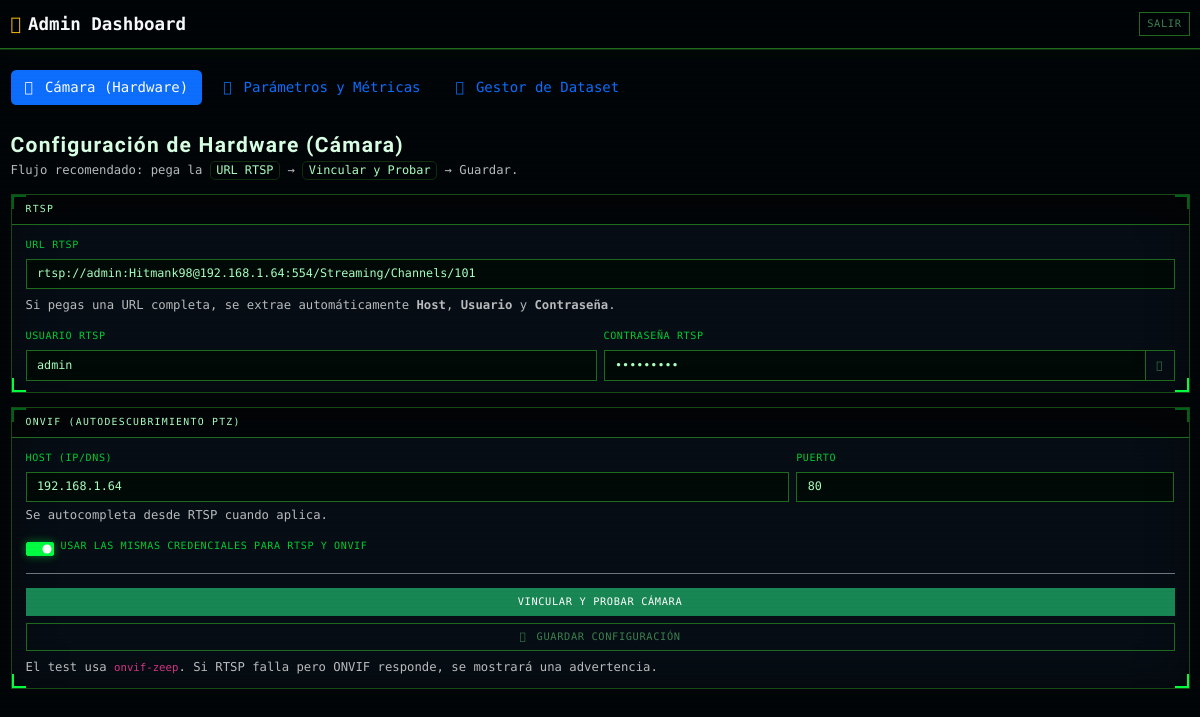
Page /admin_dashboard (signed in) on the committed database.
### src/system_core.py (models this page shows, shortened)
class CameraConfig(db.Model):
    __tablename__ = "camera_config"
    id = db.Column(db.Integer, primary_key=True)
    camera_type = db.Column(db.String(10), nullable=False, default="fixed")
    rtsp_url = db.Column(db.String(500), nullable=True)
    rtsp_username = db.Column(db.String(120), nullable=True)
    rtsp_password = db.Column(db.String(120), nullable=True)
    onvif_host = db.Column(db.String(120), nullable=True)
    onvif_port = db.Column(db.Integer, nullable=False, default=80)
    onvif_username = db.Column(db.String(120), nullable=True)
    onvif_password = db.Column(db.String(120), nullable=True)
    updated_at = db.Column(db.DateTime, nullable=False, default=datetime.utcnow, onupdate=datetime.utcnow)

### app.py (the view)
@app.get("/admin_dashboard")
@login_required
@role_required("admin")
def admin_dashboard():
    cfg = get_or_create_camera_config()
    params = get_model_params()
    return render_template("admin.html", cfg=cfg, model_params=params)

### app.py (called while the page is built, shortened)
@app.before_request
def _volatile_sessions():
    session.permanent = False

@login_manager.user_loader
def load_user(user_id: str):
    return db.session.get(User, int(user_id))

def role_required(*roles: str):
    def decorator(fn):
        @wraps(fn)
        def wrapper(*args, **kwargs):
            if not current_user.is_authenticated:
                return login_manager.unauthorized()
            if current_user.role not in roles:
                flash("Acceso denegado: permisos insuficientes.", "danger")
                return redirect(url_for("index"))
            return fn(*args, **kwargs)
        return wrapper
    return decorator

def sync_onvif_config_from_env(cfg: CameraConfig) -> CameraConfig:
    changed = False
    host = (ONVIF_CONFIG.get("host") or "").strip()
    username = (ONVIF_CONFIG.get("username") or "").strip()
    password = (ONVIF_CONFIG.get("password") or "").strip()
    try:
        port_env = int(ONVIF_CONFIG.get("port") or 80)
    except Exception:
        port_env = 80
    if not (cfg.onvif_host or "").strip() and host:
        cfg.onvif_host = host
        changed = True
    if not (cfg.onvif_username or "").strip() and username:
        cfg.onvif_username = username
        changed = True
    if not (cfg.onvif_password or "").strip() and password:
        cfg.onvif_password = password
        changed = True
    if not cfg.onvif_port:
        cfg.onvif_port = int(port_env or 80)
        changed = True
    if changed:
        db.session.commit()
    return cfg

def get_or_create_camera_config() -> CameraConfig:
    cfg = CameraConfig.query.order_by(CameraConfig.id.asc()).first()
    if cfg:
        return sync_onvif_config_from_env(cfg)

def get_model_params() -> dict:
    with model_params_lock:
        return dict(MODEL_PARAMS)

### templates/admin.html (shortened to what this page needs)
<!DOCTYPE html>
<html lang="es">
<head>
    <link href="https://cdn.jsdelivr.net/npm/bootstrap@5.3.3/dist/css/bootstrap.min.css" rel="stylesheet" />
    <link rel="stylesheet" href="https://cdnjs.cloudflare.com/ajax/libs/font-awesome/6.5.2/css/all.min.css" />
    <link rel="stylesheet" href="/static/style.css" />
</head>
<body>
    <nav class="navbar navbar-expand-lg sticky-top">
        <div class="container-fluid">
            <span class="navbar-brand text-light fw-bold">
                <i class="fa-solid fa-screwdriver-wrench me-2 text-warning"></i>Admin Dashboard
            </span>
            <div class="ms-auto">
                <a class="btn btn-sm btn-outline-light" href="{{ url_for('logout') }}">Salir</a>
            </div>
        </div>
    </nav>
    <div class="container-fluid py-4" style="max-width: 1280px;">
        <ul class="nav nav-pills gap-2 mb-3" id="adminMainTabs" role="tablist">
            <li class="nav-item" role="presentation">
                <button class="nav-link active" id="tab-camera" data-bs-toggle="tab" data-bs-target="#pane-camera" type="button" role="tab">
                    <i class="fa-solid fa-camera me-1"></i> Cámara (Hardware)
                </button>
            </li>
            <li class="nav-item" role="presentation">
                <button class="nav-link" id="tab-params" data-bs-toggle="tab" data-bs-target="#pane-params" type="button" role="tab">
                    <i class="fa-solid fa-sliders me-1"></i> Parámetros y Métricas
                </button>
            </li>
            <li class="nav-item" role="presentation">
                <button class="nav-link" id="tab-dataset" data-bs-toggle="tab" data-bs-target="#pane-dataset" type="button" role="tab">
                    <i class="fa-solid fa-images me-1"></i> Gestor de Dataset
                </button>
            </li>
        </ul>
        <div class="tab-content">
            <div class="tab-pane fade show active" id="pane-camera" role="tabpanel" aria-labelledby="tab-camera">
                <div class="row g-3">
                    <div class="col-12 col-xxl-10">
                        <div class="d-flex flex-wrap justify-content-between align-items-end gap-2 mb-3">
                            <div>
                                <h4 class="fw-bold mb-1">Configuración de Hardware (Cámara)</h4>
                                <div class="form-hint">
                                    Flujo recomendado: pega la <span class="kbd-pill">URL RTSP</span> → <span class="kbd-pill">Vincular y Probar</span> → Guardar.
                                </div>
                            </div>
                        </div>
                        <form class="row g-3" method="post" action="{{ url_for('admin_camera') }}" autocomplete="off" id="cameraForm">
                            <div class="col-12">
                                <div class="card position-relative" id="rtspCard">
                                    <div class="card-header d-flex justify-content-between align-items-center">
                                        <span>RTSP</span>
                                    </div>
                                    <div class="card-body">
                                        <label class="form-label" for="rtsp_url">URL RTSP</label>
                                        <input class="form-control" id="rtsp_url" name="rtsp_url" placeholder="rtsp://admin:pass@192.168.1.108:554/stream"
                                               value="{{ cfg.rtsp_url or '' }}" autocomplete="off" />
                                        <div class="form-hint mt-2">
                                            Si pegas una URL completa, se extrae automáticamente <b>Host</b>, <b>Usuario</b> y <b>Contraseña</b>.
                                        </div>
                                        <div class="row g-2 mt-2">
                                            <div class="col-md-6">
                                                <label class="form-label" for="rtsp_username">Usuario RTSP</label>
                                                <input class="form-control" id="rtsp_username" name="rtsp_username" value="{{ cfg.rtsp_username or '' }}" autocomplete="off" />
                                            </div>
                                            <div class="col-md-6">
                                                <label class="form-label" for="rtsp_password">Contraseña RTSP</label>
                                                <div class="input-group">
                                                    <input class="form-control" id="rtsp_password" name="rtsp_password" type="password" value="{{ cfg.rtsp_password or '' }}" autocomplete="off" />
                                                    <button class="btn btn-outline-light" type="button" data-toggle-password="#rtsp_password" aria-label="Mostrar contraseña RTSP">
                                                        <i class="fa-solid fa-eye"></i>
                                                    </button>
                                                </div>
                                            </div>
                                        </div>
                                    </div>
                                </div>
                            </div>
                            <div class="col-12">
                                <div class="card position-relative" id="onvifCard">
                                    <div class="card-header d-flex justify-content-between align-items-center">
                                        <span>ONVIF (Autodescubrimiento PTZ)</span>
                                    </div>
                                    <div class="card-body">
                                        <div class="row g-2">
                                            <div class="col-md-8">
                                                <label class="form-label" for="onvif_host">Host (IP/DNS)</label>
                                                <input class="form-control" id="onvif_host" name="onvif_host" placeholder="192.168.1.108"
                                                       value="{{ cfg.onvif_host or '' }}" autocomplete="off" />
                                                <div class="form-hint mt-1">Se autocompleta desde RTSP cuando aplica.</div>
                                            </div>
                                            <div class="col-md-4">
                                                <label class="form-label" for="onvif_port">Puerto</label>
                                                <input class="form-control" id="onvif_port" name="onvif_port" list="onvifPortList" inputmode="numeric"
                                                       value="{{ cfg.onvif_port or 80 }}" autocomplete="off" />
                                            </div>
                                        </div>
                                        <div class="form-check form-switch mt-3">
                                            <input class="form-check-input" type="checkbox" role="switch" id="sameCreds" checked />
                                            <label class="form-check-label" for="sameCreds">
                                                Usar las mismas credenciales para RTSP y ONVIF
                                            </label>
                                        </div>
                                        <hr class="border-secondary my-3" />
                                        <div class="d-grid gap-2">
                                            <button class="btn btn-success" type="button" id="btnLinkTest">
                                                Vincular y Probar Cámara
                                            </button>
                                            <button class="btn btn-outline-light" type="submit" id="btnSave">
                                                <i class="fa-solid fa-floppy-disk me-1"></i> Guardar configuración
                                            </button>
                                        </div>
                                        <div class="form-hint mt-2">
                                            El test usa <code>onvif-zeep</code>. Si RTSP falla pero ONVIF responde, se mostrará una advertencia.
                                        </div>
                                    </div>
                                </div>
                            </div>
                        </form>
                    </div>
                </div>
            </div>
        </div>
    </div>
</body>
</html>

### static/style.css (style rules this page uses)
:root { --bg0: #020508; --bg1: #040b10; --bg2: #060d14; --bg3: #0b1a24; --bd: #0e2e0e; --bd-mid: #174a17; --bd-bright: #1e6b1e; --neon: #00ff41; --neon-dim: #00cc33; --neon-pale: #007a1e; --neon-faint: rgba(0, 255, 65, .07); --neon-trace: rgba(0, 255, 65, .14); --neon-glow: rgba(0, 255, 65, .48); --amber: #ffb300; --amber-hot: #ff6f00; --amber-faint: rgba(255, 179, 0, .07); --amber-glow: rgba(255, 179, 0, .52); --bad: #ff3d00; --bad-faint: rgba(255, 61, 0, .07); --bad-glow: rgba(255, 61, 0, .52); --ok: var(--neon); --warn: var(--amber); --txt: #a8ffc0; --txt-bright: #d8ffe4; --mut: #2d6b3a; --mut2: #3d8050; --ff-mono: 'Share Tech Mono', 'Courier New', Courier, monospace; --ff-head: 'Orbitron', 'Share Tech Mono', monospace; --cs: 14px; --ct: 2px; }
*, *::before, *::after { box-sizing: border-box; }
html, body { background: var(--bg0) !important; color: var(--txt) !important; font-family: var(--ff-mono) !important; font-size: 14px; -webkit-font-smoothing: antialiased; }
body::after { content: ''; position: fixed; inset: 0; pointer-events: none; z-index: 9999; background: repeating-linear-gradient( to bottom, transparent 0px, transparent 3px, rgba(0, 0, 0, .025) 3px, rgba(0, 0, 0, .025) 4px ); }
* { font-family: var(--ff-mono) !important; }
h1, h2, h3, h4, h5, h6 { font-family: var(--ff-head) !important; color: var(--txt-bright) !important; letter-spacing: .06em; }
label, .form-label { color: var(--neon-dim) !important; font-size: .72rem !important; text-transform: uppercase; letter-spacing: .06em; display: block !important; opacity: 1 !important; }
p, span, div, td, th, small, .small, li { font-family: var(--ff-mono) !important; color: var(--txt); }
.navbar { background: rgba(2, 5, 8, .97) !important; border-bottom: 1px solid var(--bd-bright) !important; box-shadow: 0 1px 0 var(--bd), 0 0 28px rgba(0, 255, 65, .03) !important; padding-top: .45rem !important; padding-bottom: .45rem !important; }
.card { position: relative !important; background: var(--bg2) !important; border: 1px solid var(--bd-mid) !important; border-radius: 0 !important; box-shadow: inset 0 0 40px rgba(0, 0, 0, .45) !important; }
.card::before { content: ''; position: absolute; inset: 0; pointer-events: none; z-index: 10; background: linear-gradient(var(--neon), var(--neon)) top left / var(--cs) var(--ct) no-repeat, linear-gradient(var(--neon), var(--neon)) top left / var(--ct) var(--cs) no-repeat, linear-gradient(var(--neon), var(--neon)) top right / var(--cs) var(--ct) no-repeat, linear-gradient(var(--neon), var(--neon)) top right / var(--ct) var(--cs) no-repeat, linear-gradient(var(--neon), var(--neon)) bottom left / var(--cs) var(--ct) no-repeat, linear-gradient(var(--neon), var(--neon)) bottom left / var(--ct) var(--cs) no-repeat, linear-gradient(var(--neon), var(--neon)) bottom right / var(--cs) var(--ct) no-repeat, linear-gradient(var(--neon), var(--neon)) bottom right / var(--ct) var(--cs) no-repeat; }
.card-header { background: rgba(0, 0, 0, .62) !important; border-bottom: 1px solid var(--bd-bright) !important; color: var(--neon-dim) !important; font-family: var(--ff-head) !important; font-size: .70rem !important; text-transform: uppercase !important; letter-spacing: .13em !important; padding: .5rem 1rem !important; position: relative; z-index: 11; }
.card-body { padding: .85rem 1rem !important; position: relative; z-index: 11; }
.btn { border-radius: 0 !important; font-family: var(--ff-mono) !important; text-transform: uppercase; letter-spacing: .06em; font-size: .74rem !important; transition: all .15s ease !important; }
.btn-outline-light { border-color: var(--bd-bright) !important; color: var(--mut2) !important; background: transparent !important; }
.form-control, .form-select { background: rgba(0, 10, 5, .88) !important; color: var(--txt) !important; border: 1px solid var(--bd-bright) !important; border-radius: 0 !important; font-family: var(--ff-mono) !important; font-size: .84rem !important; }
.form-check-input { background-color: rgba(0, 0, 0, .65) !important; border: 1px solid var(--bd-bright) !important; border-radius: 2px !important; }
.form-check-input:checked { background-color: var(--neon) !important; border-color: var(--neon) !important; box-shadow: 0 0 8px var(--neon-glow) !important; }
hr { border-color: var(--bd-mid) !important; opacity: 1 !important; }
.tab-content { padding-top: 1rem; }

### rows in the picture
CameraConfig: rtsp_url "rtsp://admin:Hitmank98@192.168.1.64:554/Streaming/Channels/101", rtsp_username "admin", onvif_host "192.168.1.64", onvif_port "80"
